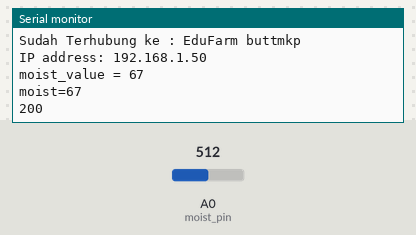
Recording of a sketch running on a simulated ESP8266 (NodeMCU). Parts: the last lines printed to the serial monitor. Inputs (shaded band) come from the test bench; at power-on: A0 (moist_pin) = 512. WiFi joins after 1.5 s; servers stay silent unless stated; uploads are accepted with an empty reply.

Above: at 2.7 s.
2.8 s: A0 (moist_pin) set to 716
At 2.89 s:
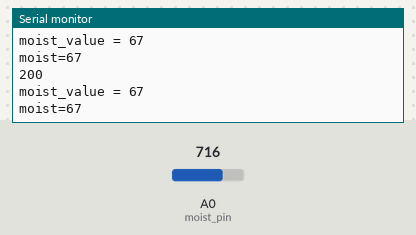
4.5 s: A0 (moist_pin) set to 900
At 6.1 s:
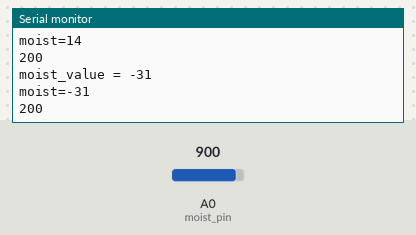
Timing chart, 0 to 7.6 s (numbered marks = the images above; inputs shaded):
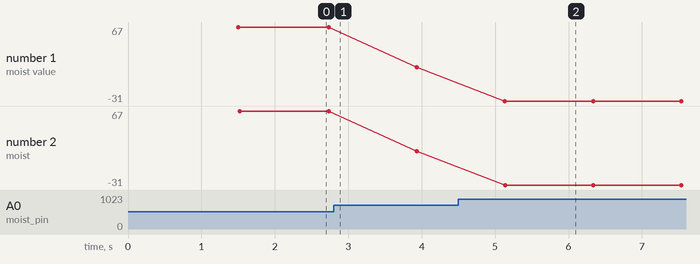

The sketch:

buttmkp_moistur_v_1_01.ino
```cpp
#include <ESP8266WiFi.h>
#include <ESP8266WebServer.h>
#include <ESP8266HTTPClient.h>

//masukan username dan password agar andika_doorlock dapat terhubung ke server
const char* ssid = "EduFarm buttmkp"; // masukan Nama Wifi nya
const char* password = "buttmkp#1"; // isi password dari wifi

const int moist_pin = A0;
int moist_value_map = 0;
int moist_value = 0;
String moist_value_string;
String postData;
void setup() {
  // initialize serial communications at 9600 bps:
  Serial.begin(9600);

  WiFi.begin(ssid, password); //--> menghubungkan ke router wifi
  Serial.println("");
  Serial.print("Connecting");
  while (WiFi.status() != WL_CONNECTED) {
    Serial.print(".");
    delay(500);
  }

  Serial.println("");
  Serial.print("Sudah Terhubung ke : ");
  Serial.println(ssid);
  Serial.print("IP address: ");
  Serial.println(WiFi.localIP());
}

void loop() {
  moist_value = analogRead(moist_pin);
  moist_value_map = map(moist_value, 775, 386, 0, 100);
  Serial.print("moist_value = ");
  Serial.println(moist_value_map);
  moist_value_string = String(moist_value_map);
  //program koneksi ke server
  WiFiClient client;
  HTTPClient http;
  postData = "moist=" + moist_value_string;
  Serial.println(postData);
  http.begin(client, "http://e-farmingcorpora.com/buttmkp/eco_office/getdata_moist.php");
  //http.begin("http://192.168.137.1/rasana/getdata.php");
  http.addHeader("Content-Type", "application/x-www-form-urlencoded");

  int httpCode = http.POST(postData);
  String payload = http.getString();
  Serial.println(httpCode);   //Print HTTP return code
  Serial.println(payload);    //Print request response payload
  http.end();  //Close connection
  // read the analog in value:
  delay(1000);
}
```

Measured:
- after the input at 4.5 s, the serial monitor: prints a new line after 0.63 s (image 2)
- plotted number 1: 67 → 14 after the input at 2.8 s, 14 → -31 after the input at 4.5 s
- plotted number 2: 67 → 14 after the input at 2.8 s, 14 → -31 after the input at 4.5 s
